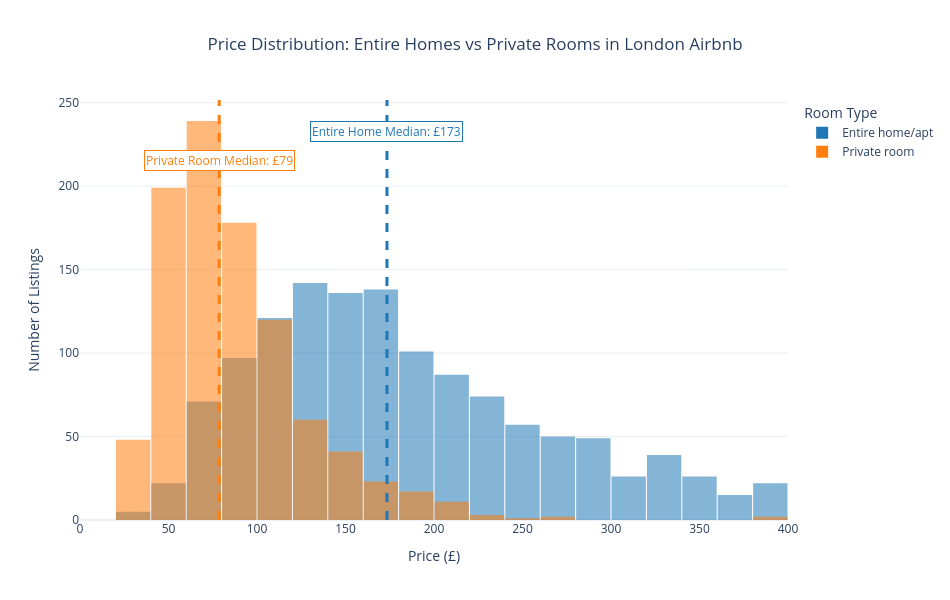

Notebook source saved alongside this figure:
### Markdown cell above
## Task 1 — Histogram: price by room type (overlapping distributions)

**What to build:** A histogram showing price distributions for **Entire home/apt vs Private room** (exclude Shared room — too few observations) overlaid on the same chart.

**Requirements:**
- Both room types on the same chart (use `color='room_type'`)
- `barmode='overlay'` with `opacity=0.6` so both distributions are visible
- A vertical line for the median of EACH room type, differently coloured
- Insight title comparing the two distributions

> 💡 `df_cap[df_cap['room_type'].isin(['Entire home/apt','Private room'])]`

### Code cell
# Task 1
# YOUR CODE HERE
df_filtered = df[df['room_type'].isin(['Entire home/apt', 'Private room'])]

# Calculate medians
median_entire = df_filtered[df_filtered['room_type'] == 'Entire home/apt']['price'].median()
median_private = df_filtered[df_filtered['room_type'] == 'Private room']['price'].median()

# Create histogram
fig = px.histogram(
    df_filtered,
    x='price',
    color='room_type',
    nbins=60,
    opacity=0.55,
    barmode='overlay',
    title='Price Distribution: Entire Homes vs Private Rooms in London Airbnb',
    color_discrete_map={
        'Entire home/apt': '#1f77b4',
        'Private room': '#ff7f0e'
    }
)

# Add cleaner median lines WITHOUT overlapping annotations
fig.add_vline(
    x=median_entire,
    line_width=3,
    line_dash='dash',
    line_color='#1f77b4'
)

fig.add_vline(
    x=median_private,
    line_width=3,
    line_dash='dash',
    line_color='#ff7f0e'
)

# Add annotations manually at the top corners
fig.add_annotation(
    x=median_entire,
    y=0.95,
    yref='paper',
    text=f'Entire Home Median: £{median_entire:.0f}',
    showarrow=False,
    font=dict(color='#1f77b4', size=12),
    bgcolor='white',
    bordercolor='#1f77b4',
    borderwidth=1
)

fig.add_annotation(
    x=median_private,
    y=0.88,
    yref='paper',
    text=f'Private Room Median: £{median_private:.0f}',
    showarrow=False,
    font=dict(color='#ff7f0e', size=12),
    bgcolor='white',
    bordercolor='#ff7f0e',
    borderwidth=1
)

# Improve layout
fig.update_layout(
    template='plotly_white',
    xaxis_title='Price (£)',
    yaxis_title='Number of Listings',
    legend_title='Room Type',
    bargap=0.03,
    title_x=0.5,
    height=600,
    width=950
)

# Optional: limit extreme outliers for better readability
fig.update_xaxes(range=[0, 400])

# Show plot
fig.show()

### Figure 1 — Plotly figure (JSON) as saved in the notebook; plotly's stock layout.template omitted (floating-point values rounded to 4 significant figures; data arrays with more than 128 entries replaced by an {"elided": "..."} marker saying what was removed)
{"data": [{"bingroup": "x", "hovertemplate": "room_type=Entire home/apt<br>price=%{x}<br>count=%{y}<extra></extra>", "legendgroup": "Entire home/apt", "marker": {"color": "#1f77b4", "opacity": 0.55, "pattern": {"shape": ""}}, "name": "Entire home/apt", "nbinsx": 60, "orientation": "v", "showlegend": true, "type": "histogram", "x": {"elided": "1374 float values"}, "xaxis": "x", "yaxis": "y"}, {"bingroup": "x", "hovertemplate": "room_type=Private room<br>price=%{x}<br>count=%{y}<extra></extra>", "legendgroup": "Private room", "marker": {"color": "#ff7f0e", "opacity": 0.55, "pattern": {"shape": ""}}, "name": "Private room", "nbinsx": 60, "orientation": "v", "showlegend": true, "type": "histogram", "x": {"elided": "944 float values"}, "xaxis": "x", "yaxis": "y"}], "layout": {"annotations": [{"bgcolor": "white", "bordercolor": "#1f77b4", "borderwidth": 1, "font": {"color": "#1f77b4", "size": 12}, "showarrow": false, "text": "Entire Home Median: £173", "x": 173.4, "y": 0.95, "yref": "paper"}, {"bgcolor": "white", "bordercolor": "#ff7f0e", "borderwidth": 1, "font": {"color": "#ff7f0e", "size": 12}, "showarrow": false, "text": "Private Room Median: £79", "x": 78.63, "y": 0.88, "yref": "paper"}], "bargap": 0.03, "barmode": "overlay", "height": 600, "legend": {"title": {"text": "Room Type"}, "tracegroupgap": 0}, "shapes": [{"line": {"color": "#1f77b4", "dash": "dash", "width": 3}, "type": "line", "x0": 173.4, "x1": 173.4, "xref": "x", "y0": 0, "y1": 1, "yref": "y domain"}, {"line": {"color": "#ff7f0e", "dash": "dash", "width": 3}, "type": "line", "x0": 78.63, "x1": 78.63, "xref": "x", "y0": 0, "y1": 1, "yref": "y domain"}], "title": {"text": "Price Distribution: Entire Homes vs Private Rooms in London Airbnb", "x": 0.5}, "width": 950, "xaxis": {"anchor": "y", "domain": [0, 1], "range": [0, 400], "title": {"text": "Price (£)"}}, "yaxis": {"anchor": "x", "domain": [0, 1], "title": {"text": "Number of Listings"}}}}
